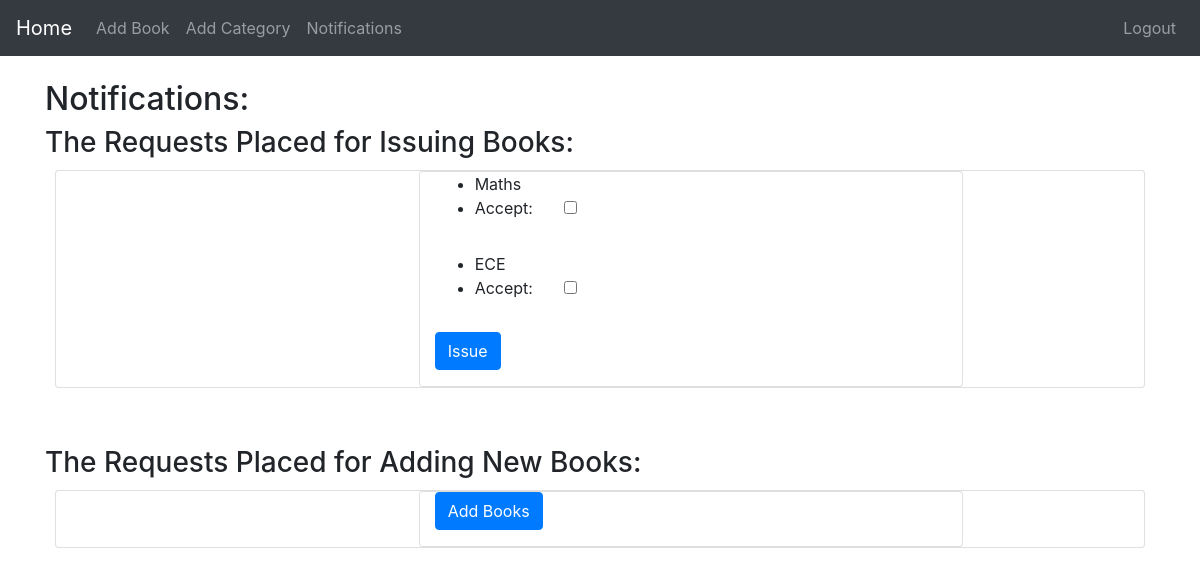
The page /libadmin/Notifications/ (signed in) on the database its author committed.
### libuser/models.py (models this page shows)
class placerequest(models.Model):
	Username=models.CharField(max_length=200,default=User)
	book_category=models.ForeignKey(category,on_delete=models.CASCADE)
	book=models.ForeignKey(books,on_delete=models.CASCADE,primary_key=True)
	request_date=models.DateTimeField(default=timezone.now())
	submition_date=models.DateTimeField(default=datetime.now()+timedelta(days=30))
	accept=models.BooleanField(default=False)
	def __str__(self):
		return self.book.Title

### libadmin/models.py (models this page shows, shortened)
class books(models.Model):
	book_category= models.ForeignKey( category, on_delete=models.CASCADE )
	Title=models.CharField(max_length=200)
	Author=models.CharField(max_length=200)
	image=models.FileField(upload_to='pictures/')
	book=models.FileField(upload_to='files/')
	date=models.DateField()
	upload_date=models.DateTimeField(default=timezone.now())
	status=models.BooleanField(default=False)

### libadmin/views.py (the view)
def notification(request):
	if request.user.is_authenticated:
		if request.method=='POST':
			book=model.placerequest.objects.filter(accept=True)
			form =forms.notification(request.POST)
			formss=forms.booknotify(request.POST)
			if form.is_valid() and formss.is_valid():
			 	form.save() and formss.save()
			 	return HttpResponse("the request has been accepted")
		else:
			form=forms.notification(request.POST,request.FILES)
			book=model.placerequest.objects.filter(accept=False)
			newbook=models.books.objects.filter(status=False)
			formss=forms.booknotify(request.POST,request.FILES)
			return render(request,'libadmin/notification.html',{'categories':book,'form':form,'categorie':newbook,'forms':formss})
	else:
		return HttpResponse("you need to login to accept the request")

### libadmin/forms.py
class notification(forms.ModelForm):
	class Meta:
		model=model.placerequest
		fields=('accept', )

class booknotify(forms.ModelForm):
	class Meta:
		model=models.books
		fields=('status', )

### libadmin/templates/libadmin/notification.html (shortened to what this page needs)
{% extends 'libadmin/nav.html' %}
{% block content %}
<div class="container">
	<h2>Notifications:</h2>
  <h3>The Requests Placed for Issuing Books:</h3>
	<div class="card" style="margin:10px;">
    <div class="col-md-6 offset-md-4 card">
    <form method="post">
     {% for book in categories %}
<ul>
<li>{{book}}</li>
<li>
    {% for field in form %}
        <label class="control-label" id="{{book.pk}}">{{ field.label_tag }} </label>&nbsp&nbsp&nbsp&nbsp&nbsp&nbsp
        {{ field }}<br>
    {% endfor %}
</li>
</ul>
{% endfor %}
<div class="form-group">
  <button type="submit" class="btn btn-primary btn-md" id="login">Issue</button>
  </div>
</form>
</div>
</div>
<h3>The Requests Placed for Adding New Books:</h3>
  <div class="card" style="margin:10px;">
    <div class="col-md-6 offset-md-4 card">
    <form method="post">
<div class="form-group">
  <button type="submit" class="btn btn-primary btn-md" id="login">Add Books</button>
  </div>
</form>
</div>
</div>
</div>
{% endblock %}

### rows shown on the page
placerequest: book_id.Title "Maths", label_tag "Accept:"
placerequest: book_id.Title "ECE", label_tag "Accept:"
